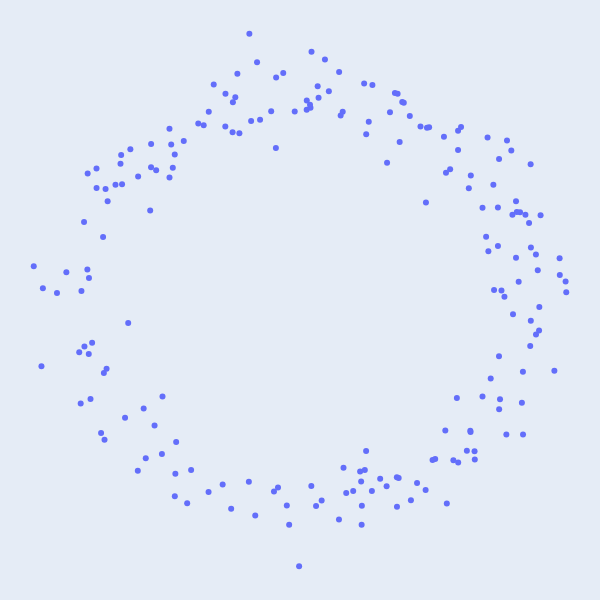

Write notebook code for a chart like this one.
### Markdown cell above
Let's compare with a circle:

### Code cell
def gen_circle(n, r=1.0, sigma=0.1):
    X = np.random.randn(n,2)
    X = r * X / np.linalg.norm(X, axis=1).reshape(-1,1)
    X += sigma*np.random.randn(n, 2)
    return X

Y = gen_circle(n)

fig = px.scatter(x = Y[:,0], y=Y[:,1], width=600, height=600)
fig.update_layout(margin=dict(l=0, r=0, t=0, b=0))
fig.update_xaxes(visible=False)
fig.update_yaxes(visible=False)
fig.write_image("images/08/sample_circ.pdf")
fig.show()

### Figure 1 — Plotly figure (JSON) as saved in the notebook; plotly's stock layout.template omitted (floating-point values rounded to 4 significant figures; data arrays with more than 128 entries replaced by an {"elided": "..."} marker saying what was removed)
{"data": [{"hovertemplate": "x=%{x}<br>y=%{y}<extra></extra>", "legendgroup": "", "marker": {"color": "#636efa", "symbol": "circle"}, "mode": "markers", "name": "", "orientation": "v", "showlegend": false, "type": "scatter", "x": {"elided": "200 float values"}, "xaxis": "x", "y": {"elided": "200 float values"}, "yaxis": "y"}], "layout": {"height": 600, "legend": {"tracegroupgap": 0}, "margin": {"b": 0, "l": 0, "r": 0, "t": 0}, "width": 600, "xaxis": {"anchor": "y", "domain": [0, 1], "title": {"text": "x"}, "visible": false}, "yaxis": {"anchor": "x", "domain": [0, 1], "title": {"text": "y"}, "visible": false}}}
